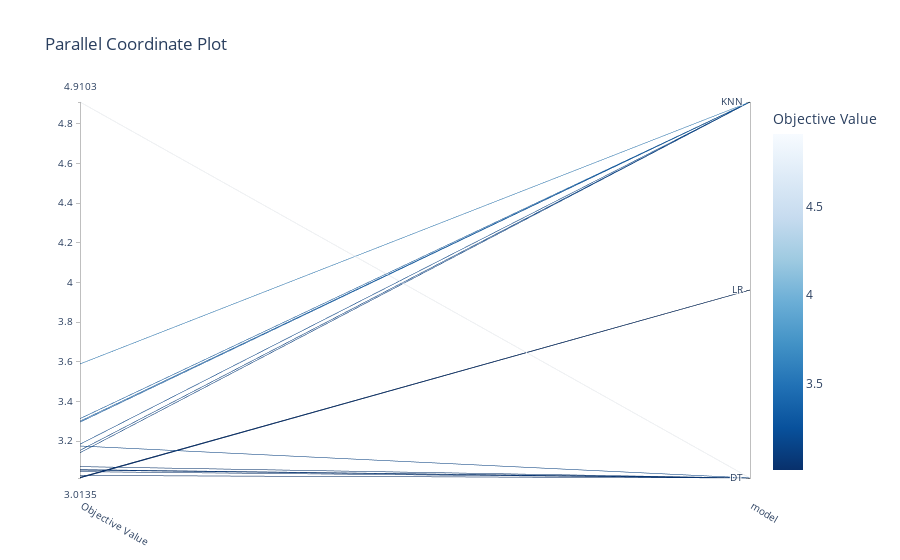

Notebook code cell kept with this figure:
### Code cell
# parallel coord plot

optuna.visualization.plot_parallel_coordinate(study,params=["model"])

### Figure 1 — Plotly figure (JSON) as saved in the notebook; plotly's stock layout.template omitted (floating-point values rounded to 4 significant figures)
{"data": [{"dimensions": [{"label": "Objective Value", "range": [3.013, 4.91], "values": [3.175, 3.026, 3.013, 3.053, 3.3, 3.153, 3.313, 3.071, 4.91, 3.056, 3.015, 3.017, 3.015, 3.141, 3.016, 3.295, 3.184, 3.045, 3.017, 3.589]}, {"label": "model", "range": [0, 2], "ticktext": ["DT", "LR", "KNN"], "tickvals": [0, 1, 2], "values": [0, 0, 1, 0, 2, 2, 2, 0, 0, 0, 1, 1, 1, 2, 1, 2, 2, 0, 1, 2]}], "labelangle": 30, "labelside": "bottom", "line": {"color": [3.175, 3.026, 3.013, 3.053, 3.3, 3.153, 3.313, 3.071, 4.91, 3.056, 3.015, 3.017, 3.015, 3.141, 3.016, 3.295, 3.184, 3.045, 3.017, 3.589], "colorbar": {"title": {"text": "Objective Value"}}, "colorscale": [[0, "rgb(247,251,255)"], [0.125, "rgb(222,235,247)"], [0.25, "rgb(198,219,239)"], [0.375, "rgb(158,202,225)"], [0.5, "rgb(107,174,214)"], [0.625, "rgb(66,146,198)"], [0.75, "rgb(33,113,181)"], [0.875, "rgb(8,81,156)"], [1, "rgb(8,48,107)"]], "reversescale": true, "showscale": true}, "type": "parcoords"}], "layout": {"title": {"text": "Parallel Coordinate Plot"}}}
